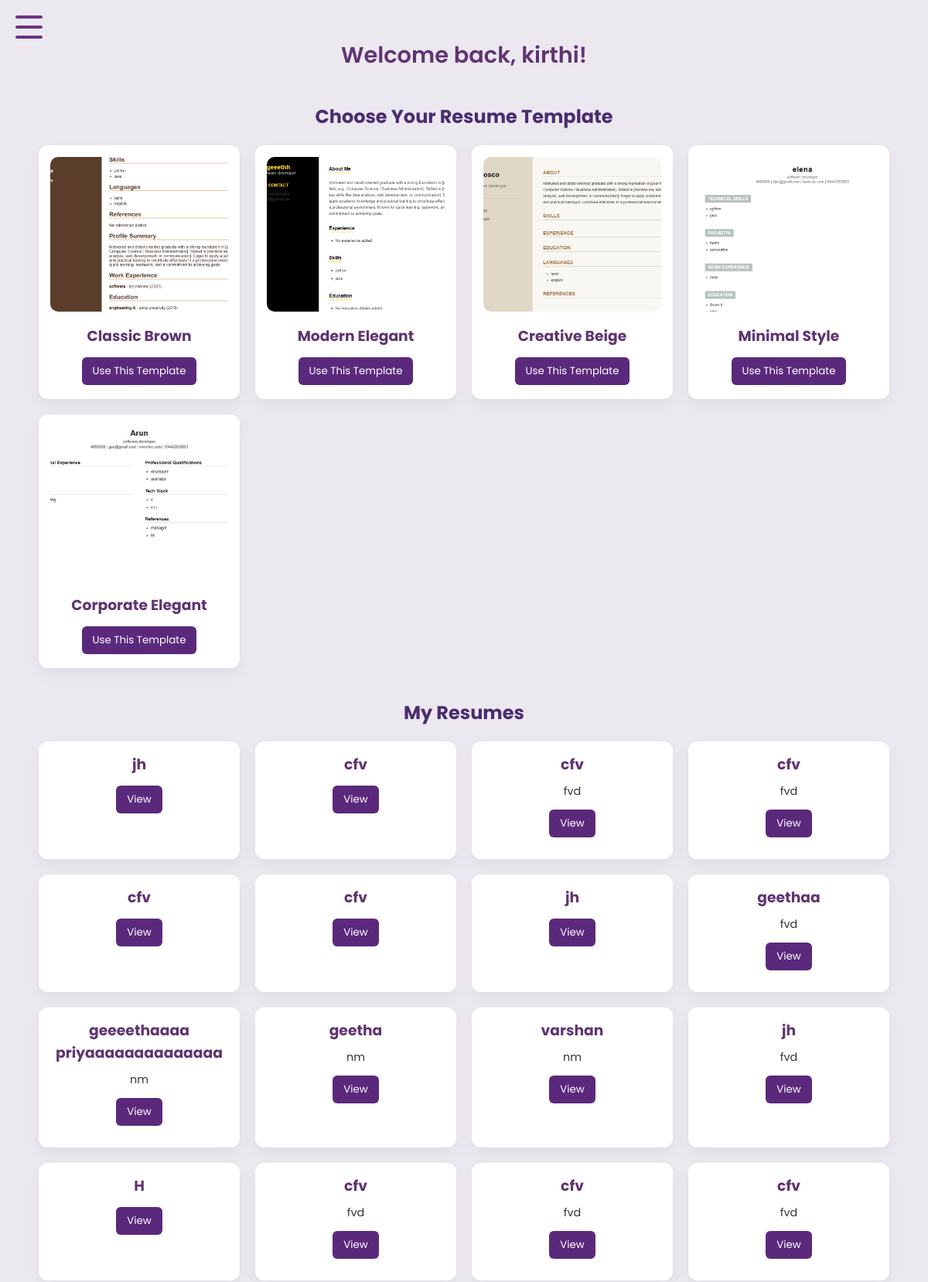
Screenshot of /dashboardd/ (signed in, upper part) with the database file from the repository.
### resume/models.py (models this page shows, shortened)
class Resume1(models.Model):
    user = models.ForeignKey(User, on_delete=models.CASCADE)
    full_name = models.CharField(max_length=255)
    job_title = models.CharField(max_length=255, blank=True)
    email = models.EmailField()
    phone = models.CharField(max_length=50, blank=True)
    address = models.CharField(max_length=255, blank=True)
    profile_summary = models.TextField(blank=True)
    skills = models.TextField(blank=True)
    languages = models.TextField(blank=True)
    work_experience = models.TextField(blank=True, default="")
    education = models.TextField(blank=True, default="")
    references = models.TextField(blank=True)
    template_type = models.CharField(max_length=10, default='Resume1')

class Resume2(models.Model):
    user = models.ForeignKey(User, on_delete=models.CASCADE)
    full_name = models.CharField(max_length=100)
    job_title = models.CharField(max_length=100)
    phone = models.CharField(max_length=20)
    email = models.EmailField()
    about_me = models.TextField(blank=True)
    work_experience = models.TextField(blank=True, default="")
    skills = models.TextField(blank=True, help_text="Comma or line-separated")
    education = models.TextField(blank=True, help_text="One entry per line")
    profile_photo = models.ImageField(upload_to='profile_photos/', blank=True, null=True)
    template_type = models.CharField(max_length=10, default='Resume2')

### resume/views.py (the view)
# urls.py: path('dashboardd/', views.dashboard, name='dashboard'),
@login_required
def dashboard(request):
    user = request.user
    resumes = []
    for r in Resume1.objects.filter(user=user):
        print("Found Resume1:", r.full_name)
        resumes.append({'id': r.id, 'full_name': r.full_name, 'job_title': r.job_title, 'type': 'Resume1'})
    for r in Resume2.objects.filter(user=user):
        print("Found Resume2:", r.full_name)
        resumes.append({'id': r.id, 'full_name': r.full_name, 'job_title': r.job_title, 'type': 'Resume2'})
    for r in Resume3.objects.filter(user=user):
        print("Found Resume3:", r.full_name)
        resumes.append({'id': r.id, 'full_name': r.full_name, 'job_title': r.job_title, 'type': 'Resume3'})
    for r in Resume4.objects.filter(user=user):
        print("Found Resume4:", r.full_name)
        resumes.append({'id': r.id, 'full_name': r.full_name, 'job_title': r.job_title, 'type': 'Resume4'})
    for r in Resume5.objects.filter(user=user):
        print("Found Resume5:", r.full_name)
        resumes.append({'id': r.id, 'full_name': r.full_name, 'job_title': r.job_title, 'type': 'Resume5'})
    print(" Total resumes found:", len(resumes))
    return render(request, 'resume/dashboard.html', {'resumes': resumes})

### resume/templates/resume/dashboard.html (shortened to what this page needs)
{% load static %}
<!DOCTYPE html>
<html lang="en">
<head>
</head>
<body>
  <div class="menu-btn" id="menu-btn"><span></span><span></span><span></span></div>
  <div class="main-content" id="main-content">
    <div class="welcome">Welcome back, {{ request.user.username }}!</div>
    <div class="template-section">
      <h2> Choose Your Resume Template</h2>
      <div class="template-grid">
        <div class="template-card">
          <img src="{% static 'resume/temp1.png' %}" alt="Template 1">
          <h3>Classic Brown</h3>
          <form method="get" action="{% url 'resume_form1' %}"><button type="submit">Use This Template</button></form>
        </div>
        <div class="template-card">
          <img src="{% static 'resume/temp2.png' %}" alt="Template 2">
          <h3>Modern Elegant</h3>
          <form method="get" action="{% url 'resume_form2' %}"><button type="submit">Use This Template</button></form>
        </div>
        <div class="template-card">
          <img src="{% static 'resume/temp3.png' %}" alt="Template 3">
          <h3>Creative Beige</h3>
          <form method="get" action="{% url 'resume_form3' %}"><button type="submit">Use This Template</button></form>
        </div>
        <div class="template-card">
          <img src="{% static 'resume/temp4.png' %}" alt="Template 4">
          <h3>Minimal Style</h3>
          <form method="get" action="{% url 'resume_form4' %}"><button type="submit">Use This Template</button></form>
        </div>
        <div class="template-card">
          <img src="{% static 'resume/temp5.png' %}" alt="Template 5">
          <h3>Corporate Elegant</h3>
          <form method="get" action="{% url 'resume_form5' %}"><button type="submit">Use This Template</button></form>
        </div>
      </div>
    </div>
    <div class="template-section">
      <h2>My Resumes</h2>
      {% if resumes %}
        <div class="template-grid">
          {% for resume in resumes %}
            <div class="template-card">
              <h3>{{ resume.full_name }}</h3>
              <p>{{ resume.job_title }}</p>
              <p>
                <a href="{% url 'resume_display' resume.type resume.id %}">
                  <button>View</button>
                </a>
              </p>
            </div>
          {% endfor %}
        </div>
      {% else %}
        <p style="text-align:center;">You have not created any resumes yet.</p>
      {% endif %}
    </div>
  </div>
</body>
</html>

### resume/templates/resume/dashboard.html (style rules this page uses)
* { margin: 0; padding: 0; box-sizing: border-box; font-family: 'Poppins', sans-serif; }
body { background: #ebe8ef; color: #333; min-height: 100vh; overflow-x: hidden; }
.menu-btn { position: fixed; top: 20px; left: 20px; width: 35px; height: 30px; display: flex; flex-direction: column; justify-content: space-between; cursor: pointer; z-index: 1100; }
.menu-btn span { height: 4px; width: 100%; background: #6a3383; border-radius: 2px; transition: all 0.3s; }
.main-content { padding: 60px 40px; transition: filter 0.3s ease; }
.welcome { font-size: 1.8rem; font-weight: 600; margin-bottom: 25px; color: #603472; text-align: center; }
.template-section { margin-top: 40px; }
.template-section h2 { color: #4a2c6f; margin-bottom: 20px; text-align: center; }
.template-grid { display: grid; grid-template-columns: repeat(auto-fit, minmax(250px, 1fr)); gap: 25px; max-width: 1100px; margin: 0 auto; }
.template-card { background: #fff; border-radius: 12px; padding: 15px; box-shadow: 0 8px 20px rgba(0,0,0,0.05); text-align: center; transition: 0.3s; }
.template-card img { width: 100%; height: 200px; object-fit: cover; border-radius: 10px; margin-bottom: 10px; }
.template-card h3 { color: #603472; margin-bottom: 10px; }
.template-card p { font-size: 0.9rem; margin-bottom: 10px; }
.template-card button { padding: 8px 14px; border: none; border-radius: 6px; background: #5b297c; color: #fff; cursor: pointer; transition: 0.3s; margin: 3px; }
@media (max-width: 1200px) { .main-content { padding: 50px 30px; } }
@media (max-width: 1200px) { .template-grid { gap: 20px; } }

### rows the page displays
Resume1: full_name "jh"
Resume1: full_name "cfv"
Resume1: full_name "cfv", job_title "fvd"
Resume1: full_name "cfv", job_title "fvd"
Resume1: full_name "cfv"
Resume1: full_name "cfv"
Resume1: full_name "jh"
Resume1: full_name "geethaa", job_title "fvd"
Resume1: full_name "geeeethaaaa priyaaaaaaaaaaaaaa", job_title "nm"
Resume1: full_name "geetha", job_title "nm"
Resume1: full_name "varshan", job_title "nm"
Resume1: full_name "jh", job_title "fvd"
Resume2: full_name "cfv", job_title "fvd"
Resume2: full_name "cfv", job_title "fvd"
Resume2: full_name "cfv", job_title "fvd"

### other values shown
{{ request.user.username }} "kirthi"
{{ resume.full_name }} "H"
